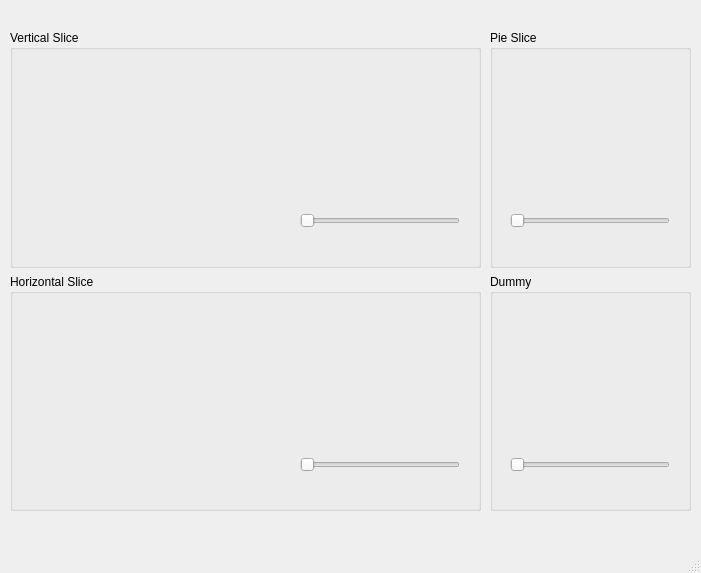
<?xml version="1.0" encoding="UTF-8"?>
<ui version="4.0">
 <class>MainWindow</class>
 <widget class="QMainWindow" name="MainWindow">
  <property name="geometry">
   <rect>
    <x>0</x>
    <y>0</y>
    <width>701</width>
    <height>573</height>
   </rect>
  </property>
  <property name="windowTitle">
   <string>MainWindow</string>
  </property>
  <widget class="QWidget" name="centralwidget">
   <widget class="QWidget" name="">
    <property name="geometry">
     <rect>
      <x>490</x>
      <y>30</y>
      <width>201</width>
      <height>481</height>
     </rect>
    </property>
    <layout class="QVBoxLayout" name="verticalLayout_2">
     <item>
      <widget class="QGroupBox" name="groupBox_2">
       <property name="title">
        <string>Pie Slice</string>
       </property>
       <widget class="QWidget" name="widget_2" native="true">
        <property name="geometry">
         <rect>
          <x>19</x>
          <y>29</y>
          <width>161</width>
          <height>141</height>
         </rect>
        </property>
       </widget>
       <widget class="QSlider" name="horizontalSlider_2">
        <property name="geometry">
         <rect>
          <x>20</x>
          <y>180</y>
          <width>160</width>
          <height>22</height>
         </rect>
        </property>
        <property name="orientation">
         <enum>Qt::Horizontal</enum>
        </property>
       </widget>
      </widget>
     </item>
     <item>
      <widget class="QGroupBox" name="groupBox_4">
       <property name="title">
        <string>Dummy</string>
       </property>
       <widget class="QWidget" name="widget_4" native="true">
        <property name="geometry">
         <rect>
          <x>19</x>
          <y>29</y>
          <width>161</width>
          <height>141</height>
         </rect>
        </property>
       </widget>
       <widget class="QSlider" name="horizontalSlider_4">
        <property name="geometry">
         <rect>
          <x>20</x>
          <y>180</y>
          <width>160</width>
          <height>22</height>
         </rect>
        </property>
        <property name="orientation">
         <enum>Qt::Horizontal</enum>
        </property>
       </widget>
      </widget>
     </item>
    </layout>
   </widget>
   <widget class="QWidget" name="">
    <property name="geometry">
     <rect>
      <x>10</x>
      <y>30</y>
      <width>471</width>
      <height>481</height>
     </rect>
    </property>
    <layout class="QVBoxLayout" name="verticalLayout">
     <item>
      <widget class="QGroupBox" name="groupBox">
       <property name="title">
        <string>Vertical Slice</string>
       </property>
       <widget class="QWidget" name="widget" native="true">
        <property name="geometry">
         <rect>
          <x>19</x>
          <y>29</y>
          <width>431</width>
          <height>141</height>
         </rect>
        </property>
       </widget>
       <widget class="QSlider" name="horizontalSlider">
        <property name="geometry">
         <rect>
          <x>290</x>
          <y>180</y>
          <width>160</width>
          <height>22</height>
         </rect>
        </property>
        <property name="orientation">
         <enum>Qt::Horizontal</enum>
        </property>
       </widget>
      </widget>
     </item>
     <item>
      <widget class="QGroupBox" name="groupBox_3">
       <property name="title">
        <string>Horizontal Slice</string>
       </property>
       <widget class="QWidget" name="widget_3" native="true">
        <property name="geometry">
         <rect>
          <x>19</x>
          <y>29</y>
          <width>431</width>
          <height>141</height>
         </rect>
        </property>
       </widget>
       <widget class="QSlider" name="horizontalSlider_3">
        <property name="geometry">
         <rect>
          <x>290</x>
          <y>180</y>
          <width>160</width>
          <height>22</height>
         </rect>
        </property>
        <property name="orientation">
         <enum>Qt::Horizontal</enum>
        </property>
       </widget>
      </widget>
     </item>
    </layout>
   </widget>
  </widget>
  <widget class="QMenuBar" name="menubar">
   <property name="geometry">
    <rect>
     <x>0</x>
     <y>0</y>
     <width>701</width>
     <height>21</height>
    </rect>
   </property>
  </widget>
  <widget class="QStatusBar" name="statusbar"/>
 </widget>
 <resources/>
 <connections/>
</ui>
